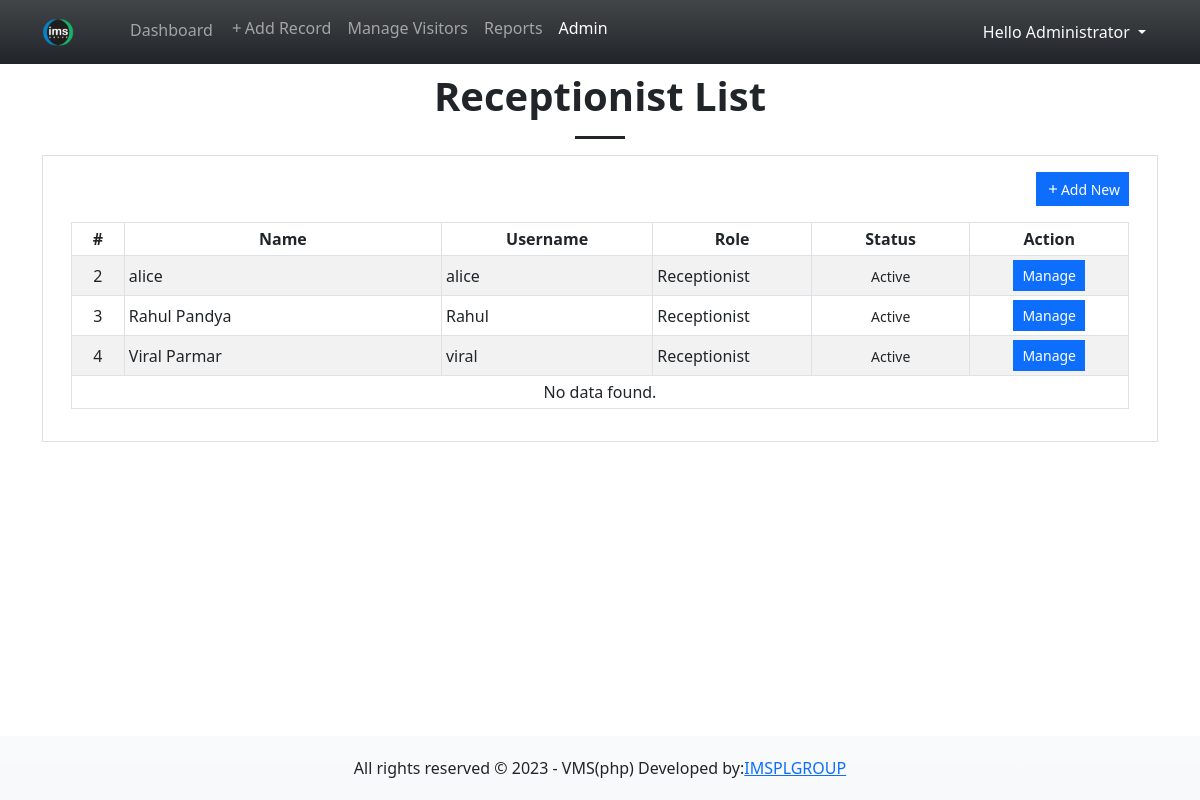
Page /?page=users (signed in) on the committed database.
### tables this page shows
CREATE TABLE `user_list` (
            `user_id` INTEGER NOT NULL PRIMARY KEY AUTOINCREMENT,
            `fullname` INTEGER NOT NULL,
            `username` TEXT NOT NULL,
            `password` TEXT NOT NULL,
            `type` TINYINT(1) NOT NULL Default 0,
            `status` TINYINT(1) NOT NULL Default 0,
            `date_created` TIMESTAMP DEFAULT CURRENT_TIMESTAMP
        , "floornumber" INTEGER);

### users.php (the view, shortened to what this page needs)
<?php
$sql = "SELECT `user_id`, `fullname`, `username`, `status`, `type` FROM `user_list` where `user_id` NOT IN (1, {$_SESSION['user_id']})";
$query = $conn->query($sql);
?>
<h1 class="text-center fw-bolder">Receptionist List</h1>
<hr class="mx-auto opacity-100" style="width:50px;height:3px">
<div class="card rounded-0">
    <div class="card-body">
        <div class="container">
            <div class="row justify-content-end mb-3">
                <div class="col-auto">
                    <a class="btn btn-sm btn-primary rounded-0 d-flex align-items-center" href="./?page=manage_user"><i class="material-symbols-outlined">add</i> Add New</a>
                </div>
            </div>
            <div class="table-responsive">
                <table class="table table-striped table-bordered table-sm">
                    <colgroup>
                        <col width="5%">
                        <col width="30%">
                        <col width="20%">
                        <col width="15%">
                        <col width="15%">
                        <col width="15%">
                    </colgroup>
                    <thead>
                        <tr>
                            <th class="text-center">#</th>
                            <th class="text-center">Name</th>
                            <th class="text-center">Username</th>
                            <th class="text-center">Role</th>
                            <th class="text-center">Status</th>
                            <th class="text-center">Action</th>
                        </tr>
                    </thead>
                    <tbody>
                        <?php while($row = $query->fetchArray()): ?>
                            <tr>
                                <td class="text-center"><?= $row['user_id'] ?></td>
                                <td><?= $row['fullname'] ?></td>
                                <td><?= $row['username'] ?></td>
                                <td>
                                    <?php
                                    switch($row['type']){
                                        case 2:
                                            echo 'Receptionist';
                                            break;
                                    }
                                    ?>
                                </td>
                                <td class="text-center">
                                    <?php
                                        switch($row['status']){
                                            case 1:
                                                echo "<small class='text-body-tertiary'>Active</small>";
                                                break;
                                        }
                                    ?>
                                </td>
                                <td class="text-center">
                                    <div class="btn-group btn-group-sm">
                                        <a href="./?page=manage_user&id=<?= $row['user_id'] ?>" class="btn btn-sm btn-primary rounded-0">Manage</a>
                                    </div>
                                </td>
                            </tr>
                        <?php endwhile; ?>
                        <?php if(!$query->fetchArray()): ?>
                            <tr>
                                <td colspan="6" class="text-center">No data found.</td>
                            </tr>
                        <?php endif; ?>
                    </tbody>
                </table>
            </div>
        </div>
    </div>
</div>

### index.php (shortened to what this page needs)
<?php
$page = $_GET['page'] ?? 'home';
?>
<!DOCTYPE html>
<html lang="en">
<head>
    <link rel="stylesheet" href="./css/bootstrap.min.css">
    <link rel="stylesheet" href="./css/custom.css">
    <link rel="stylesheet" href="https://cdnjs.cloudflare.com/ajax/libs/font-awesome/4.7.0/css/font-awesome.css
">
</head>
<body>
    <main>
    <nav class="navbar navbar-expand-lg navbar-dark bg-dark bg-gradient fixed-top mb-5 " id="topNavBar">
        <div class="container">
            <a class="navbar-brand" href="./">
                <img src="imgs/IMS_group-1-90x90-1.png" height="32" width="32">
            </a>
            <div class="collapse navbar-collapse" id="navbarNav">
                <ul class="navbar-nav">
                    <li class="nav-item">
                        <a class="nav-link <?php echo ($page == 'home')? 'active' : '' ?>" aria-current="page" href="./">
                        <svg class="bi" width="32" height="32" fill="currentColor">
                            <use xlink:href="bootstrap-icons.svg#heart-fill"/>
                            </svg>Dashboard</a>
                     </li>
                    <li class="nav-item">
                        <a class="nav-link <?php echo ($page == 'visitors')? 'active' : '' ?> d-flex align-items-start" aria-current="page" href="./?page=manage_visitor"><span class="material-symbols-outlined">add</span> Add Record</a>
                    </li>
                    <li class="nav-item">
                        <a class="nav-link <?php echo ($page == 'visitors')? 'active' : '' ?>" aria-current="page" href="./?page=visitors">Manage Visitors</a>
                    </li>
                    <?php if($_SESSION['type'] == 1): ?>
                    <li class="nav-item">
                        <a class="nav-link <?php echo ($page == 'reports')? 'active' : '' ?>" aria-current="page" href="./?page=reports">Reports</a>
                    </li>
                    <li class="nav-item">
                        <a class="nav-link <?php echo ($page == 'users')? 'active' : '' ?>" aria-current="page" href="./?page=users">Admin</a>
                    </li>
                    <?php endif; ?>
                </ul>
            </div>
            <div class="dropdown">
                <button class="btn btn-secondary dropdown-toggle bg-transparent  text-light border-0" type="button" id="dropdownMenuButton1" data-bs-toggle="dropdown" aria-expanded="false">
                    Hello <?php echo $_SESSION['fullname'] ?>
                </button>
            </div>
        </div>
    </nav>
    <div class="container-md pt-5 pb-3" id="page-container">
        <div class="my-4">
            <?php include($page.".php");  ?>
        </div>
    </div>
    <footer class="position-fixed bottom-0 w-100 bg-gradient bg-light">
        <div class="lh-1 container py-4">
            <div class="text-center">All rights reserved &copy; <?= date("Y") ?> - VMS(php) Developed by:<a href="nabab.shaikh@imsplgroup.com" class='text-body-tertiary'>IMSPLGROUP</a></div>
        </div>
    </footer>
</body>
</html>

### css/custom.css (style rules this page uses)
html, body { margin: unset; height: 100%; width: 100%; overflow-x: hidden; }
body { padding-bottom:5em; }
.material-symbols-outlined { font-size: var(--bs-body-font-size) !important; line-height: var(--bs-body-line-height) !important; }
table th, table td { vertical-align: middle !important; }

### rows in the picture
user_list: user_id "2", fullname "alice", username "alice", type "Receptionist", status "Active"
user_list: user_id "3", fullname "Rahul Pandya", username "Rahul", type "Receptionist", status "Active"
user_list: user_id "4", fullname "Viral Parmar", username "viral", type "Receptionist", status "Active"

### other values in the picture
$_SESSION['fullname'] "Administrator"
